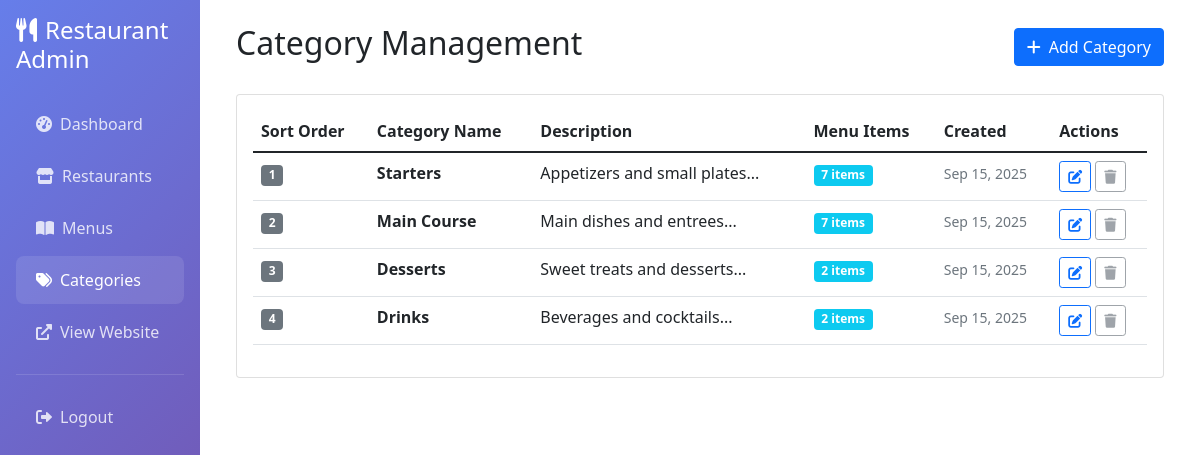
The app's page /admin/categories.php (signed in) with its own data.
### tables this page shows
CREATE TABLE menu_categories (
    id INT AUTO_INCREMENT PRIMARY KEY,
    name VARCHAR(50) NOT NULL,
    description TEXT,
    sort_order INT DEFAULT 0,
    created_at TIMESTAMP DEFAULT CURRENT_TIMESTAMP
);

### admin/categories.php (the view, shortened to what this page needs)
<?php
$database = new Database();
$db = $database->getConnection();
$query = "SELECT c.*, COUNT(mi.id) as item_count
          FROM menu_categories c
          LEFT JOIN menu_items mi ON c.id = mi.category_id
          GROUP BY c.id
          ORDER BY c.sort_order, c.name";
$stmt = $db->prepare($query);
$stmt->execute();
$categories = $stmt->fetchAll();
?>
<!DOCTYPE html>
<html lang="en">
<head>
    <link href="https://cdn.jsdelivr.net/npm/bootstrap@5.1.3/dist/css/bootstrap.min.css" rel="stylesheet">
    <link href="https://cdnjs.cloudflare.com/ajax/libs/font-awesome/6.0.0/css/all.min.css" rel="stylesheet">
</head>
<body>
    <div class="container-fluid">
        <div class="row">
            <div class="col-md-3 col-lg-2 px-0">
                <div class="sidebar">
                    <div class="p-3">
                        <h4 class="text-white mb-4">
                            <i class="fas fa-utensils me-2"></i>Restaurant Admin
                        </h4>
                        <nav class="nav flex-column">
                            <a class="nav-link" href="dashboard.php">
                                <i class="fas fa-tachometer-alt me-2"></i>Dashboard
                            </a>
                            <a class="nav-link" href="restaurants.php">
                                <i class="fas fa-store me-2"></i>Restaurants
                            </a>
                            <a class="nav-link" href="menus.php">
                                <i class="fas fa-book-open me-2"></i>Menus
                            </a>
                            <a class="nav-link active" href="categories.php">
                                <i class="fas fa-tags me-2"></i>Categories
                            </a>
                            <a class="nav-link" href="../index.php" target="_blank">
                                <i class="fas fa-external-link-alt me-2"></i>View Website
                            </a>
                            <hr class="text-white-50">
                            <a class="nav-link" href="logout.php">
                                <i class="fas fa-sign-out-alt me-2"></i>Logout
                            </a>
                        </nav>
                    </div>
                </div>
            </div>
            <div class="col-md-9 col-lg-10">
                <div class="p-4">
                    <div class="d-flex justify-content-between align-items-center mb-4">
                        <h2>Category Management</h2>
                        <button class="btn btn-primary" data-bs-toggle="modal" data-bs-target="#categoryModal">
                            <i class="fas fa-plus me-2"></i>Add Category
                        </button>
                    </div>
                    <div class="card">
                        <div class="card-body">
                            <div class="table-responsive">
                                <table class="table table-hover">
                                    <thead>
                                        <tr>
                                            <th>Sort Order</th>
                                            <th>Category Name</th>
                                            <th>Description</th>
                                            <th>Menu Items</th>
                                            <th>Created</th>
                                            <th>Actions</th>
                                        </tr>
                                    </thead>
                                    <tbody>
                                        <?php foreach ($categories as $category): ?>
                                            <tr>
                                                <td>
                                                    <span class="badge bg-secondary"><?php echo $category['sort_order']; ?></span>
                                                </td>
                                                <td>
                                                    <strong><?php echo htmlspecialchars($category['name']); ?></strong>
                                                </td>
                                                <td>
                                                    <?php if ($category['description']): ?>
                                                        <?php echo htmlspecialchars(substr($category['description'], 0, 50)) . '...'; ?>
                                                    <?php else: ?>
                                                        <span class="text-muted">No description</span>
                                                    <?php endif; ?>
                                                </td>
                                                <td>
                                                    <span class="badge bg-info"><?php echo $category['item_count']; ?> items</span>
                                                </td>
                                                <td>
                                                    <small class="text-muted">
                                                        <?php echo date('M j, Y', strtotime($category['created_at'])); ?>
                                                    </small>
                                                </td>
                                                <td>
                                                    <button class="btn btn-sm btn-outline-primary"
                                                            onclick="editCategory(<?php echo htmlspecialchars(json_encode($category)); ?>)">
                                                        <i class="fas fa-edit"></i>
                                                    </button>
                                                    <?php if ($category['item_count'] == 0): ?>
                                                        <button class="btn btn-sm btn-outline-danger"
                                                                onclick="deleteCategory(<?php echo $category['id']; ?>, '<?php echo htmlspecialchars($category['name']); ?>')">
                                                            <i class="fas fa-trash"></i>
                                                        </button>
                                                    <?php else: ?>
                                                        <button class="btn btn-sm btn-outline-secondary" disabled
                                                                title="Cannot delete - category is in use">
                                                            <i class="fas fa-trash"></i>
                                                        </button>
                                                    <?php endif; ?>
                                                </td>
                                            </tr>
                                        <?php endforeach; ?>
                                    </tbody>
                                </table>
                            </div>
                        </div>
                    </div>
                </div>
            </div>
        </div>
    </div>
</body>
</html>

### admin/categories.php (style rules this page uses)
.sidebar { min-height: 100vh; background: linear-gradient(135deg, #667eea 0%, #764ba2 100%); }
.sidebar .nav-link { color: rgba(255, 255, 255, 0.8); padding: 12px 20px; border-radius: 8px; margin: 2px 0; }
.sidebar .nav-link:hover, .sidebar .nav-link.active { color: white; background: rgba(255, 255, 255, 0.1); }

### records on screen
menu_categories: sort_order "1", name "Starters", description "Appetizers and small plates", item_count "7", created_at "Sep 15, 2025"
menu_categories: sort_order "2", name "Main Course", description "Main dishes and entrees", item_count "7", created_at "Sep 15, 2025"
menu_categories: sort_order "3", name "Desserts", description "Sweet treats and desserts", item_count "2", created_at "Sep 15, 2025"
menu_categories: sort_order "4", name "Drinks", description "Beverages and cocktails", item_count "2", created_at "Sep 15, 2025"
